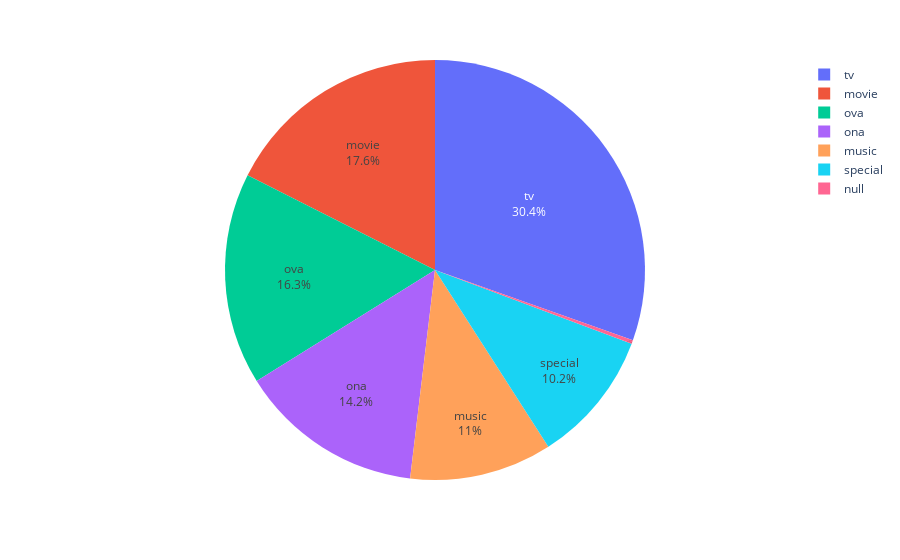

Write notebook code for a chart like this one.
### Code cell
fig = px.pie(data, 'type')
fig.update_traces(textposition='inside', textinfo='percent+label')
fig.show()

### Figure 1 — Plotly figure (JSON) as saved in the notebook; plotly's stock layout.template omitted (floating-point values rounded to 4 significant figures; data arrays with more than 128 entries replaced by an {"elided": "..."} marker saying what was removed)
{"data": [{"domain": {"x": [0, 1], "y": [0, 1]}, "hovertemplate": "type=%{label}<extra></extra>", "labels": {"elided": "25019 str values"}, "legendgroup": "", "name": "", "showlegend": true, "textinfo": "percent+label", "textposition": "inside", "type": "pie"}], "layout": {"legend": {"tracegroupgap": 0}, "margin": {"t": 60}}}
